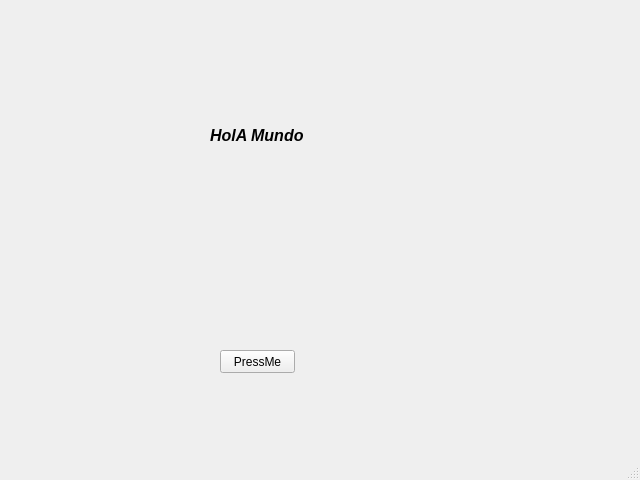
<?xml version="1.0" encoding="UTF-8"?>
<ui version="4.0">
 <class>MainWindow</class>
 <widget class="QMainWindow" name="MainWindow">
  <property name="geometry">
   <rect>
    <x>0</x>
    <y>0</y>
    <width>640</width>
    <height>480</height>
   </rect>
  </property>
  <property name="windowTitle">
   <string>MainWindow</string>
  </property>
  <widget class="QWidget" name="centralwidget">
   <widget class="QLabel" name="label">
    <property name="geometry">
     <rect>
      <x>210</x>
      <y>90</y>
      <width>131</width>
      <height>91</height>
     </rect>
    </property>
    <property name="font">
     <font>
      <pointsize>12</pointsize>
      <weight>75</weight>
      <italic>true</italic>
      <bold>true</bold>
     </font>
    </property>
    <property name="text">
     <string>HolA Mundo</string>
    </property>
   </widget>
   <widget class="QPushButton" name="btnP">
    <property name="geometry">
     <rect>
      <x>220</x>
      <y>350</y>
      <width>75</width>
      <height>23</height>
     </rect>
    </property>
    <property name="text">
     <string>PressMe</string>
    </property>
   </widget>
  </widget>
  <widget class="QMenuBar" name="menubar">
   <property name="geometry">
    <rect>
     <x>0</x>
     <y>0</y>
     <width>640</width>
     <height>21</height>
    </rect>
   </property>
  </widget>
  <widget class="QStatusBar" name="statusbar"/>
 </widget>
 <resources/>
 <connections>
  <connection>
   <sender>btnP</sender>
   <signal>clicked()</signal>
   <receiver>label</receiver>
   <slot>clear()</slot>
   <hints>
    <hint type="sourcelabel">
     <x>257</x>
     <y>382</y>
    </hint>
    <hint type="destinationlabel">
     <x>275</x>
     <y>156</y>
    </hint>
   </hints>
  </connection>
 </connections>
</ui>
